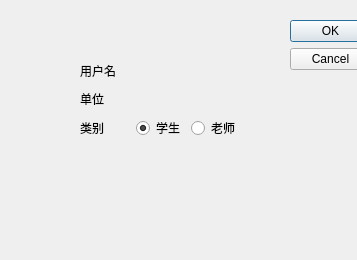
<?xml version="1.0" encoding="UTF-8"?>
<ui version="4.0">
 <class>Dialog</class>
 <widget class="QDialog" name="Dialog">
  <property name="geometry">
   <rect>
    <x>0</x>
    <y>0</y>
    <width>357</width>
    <height>260</height>
   </rect>
  </property>
  <property name="windowTitle">
   <string>Dialog</string>
  </property>
  <widget class="QDialogButtonBox" name="buttonBox">
   <property name="geometry">
    <rect>
     <x>290</x>
     <y>20</y>
     <width>81</width>
     <height>241</height>
    </rect>
   </property>
   <property name="orientation">
    <enum>Qt::Vertical</enum>
   </property>
   <property name="standardButtons">
    <set>QDialogButtonBox::Cancel|QDialogButtonBox::Ok</set>
   </property>
  </widget>
  <widget class="QWidget" name="gridLayoutWidget_2">
   <property name="geometry">
    <rect>
     <x>80</x>
     <y>60</y>
     <width>160</width>
     <height>80</height>
    </rect>
   </property>
   <layout class="QGridLayout" name="gridLayout_2">
    <item row="1" column="0">
     <widget class="QLabel" name="label_2">
      <property name="text">
       <string>单位</string>
      </property>
     </widget>
    </item>
    <item row="0" column="0">
     <widget class="QLabel" name="label">
      <property name="text">
       <string>用户名</string>
      </property>
     </widget>
    </item>
    <item row="2" column="0">
     <widget class="QLabel" name="label_3">
      <property name="text">
       <string>类别</string>
      </property>
     </widget>
    </item>
    <item row="2" column="1">
     <layout class="QGridLayout" name="gridLayout">
      <item row="0" column="1">
       <widget class="QRadioButton" name="radioButton_2">
        <property name="text">
         <string>老师</string>
        </property>
       </widget>
      </item>
      <item row="0" column="0">
       <widget class="QRadioButton" name="radioButton">
        <property name="text">
         <string>学生</string>
        </property>
        <property name="checked">
         <bool>true</bool>
        </property>
       </widget>
      </item>
     </layout>
    </item>
   </layout>
  </widget>
 </widget>
 <resources/>
 <connections>
  <connection>
   <sender>buttonBox</sender>
   <signal>accepted()</signal>
   <receiver>Dialog</receiver>
   <slot>accept()</slot>
   <hints>
    <hint type="sourcelabel">
     <x>248</x>
     <y>254</y>
    </hint>
    <hint type="destinationlabel">
     <x>157</x>
     <y>274</y>
    </hint>
   </hints>
  </connection>
  <connection>
   <sender>buttonBox</sender>
   <signal>rejected()</signal>
   <receiver>Dialog</receiver>
   <slot>reject()</slot>
   <hints>
    <hint type="sourcelabel">
     <x>316</x>
     <y>260</y>
    </hint>
    <hint type="destinationlabel">
     <x>286</x>
     <y>274</y>
    </hint>
   </hints>
  </connection>
 </connections>
</ui>
